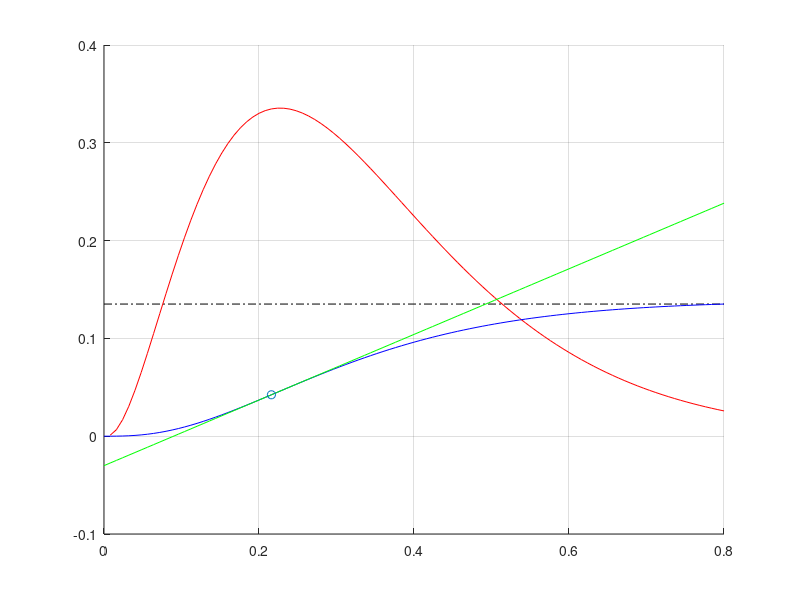

Write MATLAB code to recreate this figure.
clear
%% Calcular respuesta del escalon %%
s = tf('s');
G = 100 / ((s+8)*(s+9)*(s+10));
[Y, t] = step(G);
%% Calcular derivada %%
dy = diff(Y)./diff(t);
%% Calcular tangente maxima %%
[pendiente, index] = max(dy);
tang = (t-t(index))*pendiente+Y(index);
%% Calcular a donde converge Y %%
limit = max(Y);
%% Graficar resultados %%
hold on
grid on
plot([0, t(end)], [limit, limit], '-.k');
plot(t(2:end),dy,'r',t,Y,'b',t,tang,'g');
scatter(t(index),Y(index));
hold off
